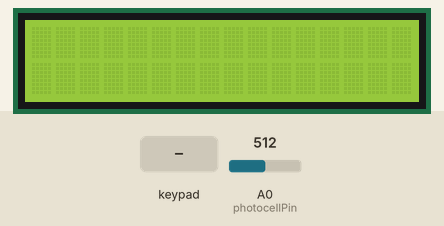
This sketch was run on a simulated Arduino Uno, built with avr-gcc and run on an emulated ATmega328P. Shown: 16×2 character LCD. The inputs (shaded band) are chosen by the test bench; at power-on: A0 (photocellPin) = 512. EEPROM starts erased; what the sketch prints to the serial monitor is not drawn.

Above: at 1.2 s.
1.3 s: keypad keys 2 5 4 3 * pressed 0.4 s apart
At 3.8 s:
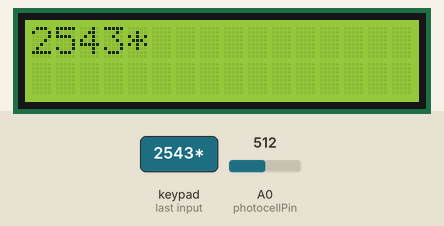
4.8 s: key '+' pressed
At 5.4 s:
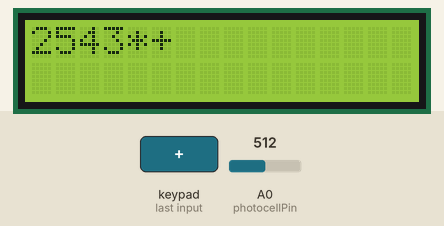
6.3 s: key '*' pressed
At 7.3 s:
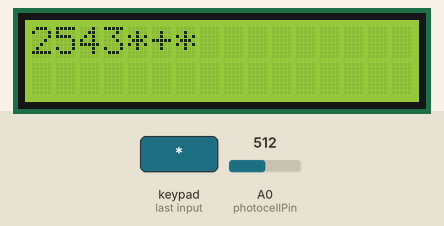
7.8 s: keypad keys 1 3 9 7 * pressed 0.4 s apart
At 10.9 s:
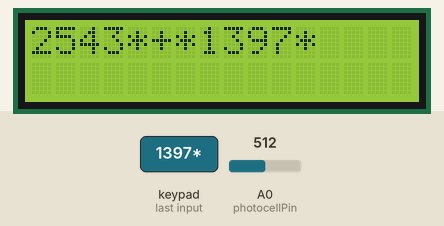
11.3 s: key '/' pressed
12.8 s: keypad keys 7 + 5 = pressed 0.4 s apart
At 15.1 s:
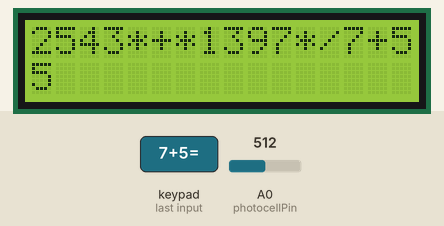
Timing chart, 0 to 16.6 s (numbered marks = the images above; inputs shaded):
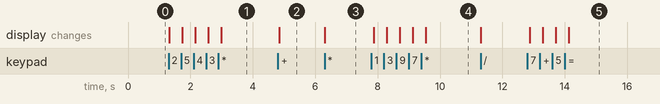

Measured:
- after the input at 1.3 s, the display: first changes at once (image 1 shows a later state)
- after the input at 4.8 s, the display: changes after 0.05 s (image 2)
- after the input at 6.3 s, the display: changes at once (image 3)
- after the input at 7.8 s, the display: first changes after 0.07 s (image 4 shows a later state)
- after the input at 12.8 s, the display: first changes after 0.07 s (image 5 shows a later state)

The sketch:

arduino-calc.ino
```cpp
// Embedded Systems
// Student: Davi Morales
// RA: 69550

#include <Keypad.h>
#include <LiquidCrystal.h>
#include <EEPROM.h>
#include <string.h>
#include <stdio.h>
#include <stdbool.h>
#include <stdlib.h>

#define STACK_SIZE 15 //maximum size for the stack that fits the LCD display


int eeprom_position = 0;//EEPROM initialized

LiquidCrystal lcd(7,8,9,10,11,12); // pins allocated to LCD

int num1;
char operation,button;
String expression;

const byte ROWS = 4;
const byte COLS = 4;

int photocellPin = 0;     // the cell and 10K pulldown are connected to a0
int photocellReading;     // the analog reading from the sensor divider
int LCDpin = 13;          // the pin that will determine the brightness of the display
int LCDbrightness;        // the variable that will keep the current value for brightness

char keys[ROWS][COLS] = {
  {'1','2','3','+'},
  {'4','5','6','-'},
  {'7','8','9','*'},
  {',','0','=','/'}
};

// the following rows and columns are connected to the keypad, which is defined
// so keys are mapped to their respective values
byte rowPins[ROWS] = {A2,A3,A4,A5};
byte colPins[COLS] = {2,5,4,3};
Keypad customKeypad = Keypad( makeKeymap(keys), rowPins, colPins, ROWS, COLS);
void setup() {
  Serial.begin(9600); // serial port initialized
  pinMode(13, OUTPUT); // pin defined as output
  digitalWrite(13, LOW); // pin initialized
  lcd.begin(16,2); // lcd initialized
}

/* globals */
int stack[STACK_SIZE];//int stack declared
int top;// the top of the stack

/* prototypes */
bool is_empty(void);// returns 0 if stack top is at 0 (empty stack)
bool is_full(void);// returns 0 if stack top has reached its limit size
void push(int operand);// pushes a number into the stack
char pop(void);//pops a value from the stack
void subtract(void);//pops two values, subtracts them and then pushes the result
void divide(void);//pops two values, divides them and then pushes the result
void stack_overflow(void);// exits when the user tries to push into a full stack
void stack_underflow(void);// exits when the user tries to pop from an empty stack

bool is_empty(void){
  return top == 0;
}

bool is_full(void){
  return top == STACK_SIZE;
}

void push(int operand){
  if (is_full())
    stack_overflow();
  stack[top++] = operand;
}

char pop(void){
  if (is_empty())
    stack_underflow();
  return stack[--top];
}

void stack_overflow(void){
  Serial.print("Invalid expression.\n");
  exit(EXIT_FAILURE);
}

void stack_underflow(void){
  Serial.print("Invalid expression.\n");
  exit(EXIT_FAILURE);
}

void subtract(void){
  int subtrahend = pop();
  int minuend = pop();

  push(minuend - subtrahend);
}

void divide(void){
  int divisor = pop();
  int dividend = pop();

  push(dividend / divisor);
}

//tells whether an entered string represents a value from 1 to 9 or not
bool is_number(String c){
  if (c >= String('0') && c <= String('9'))
    return 1;
  else
    return 0;
}


void loop()
{
  int position = 0;
  int i;

    // in this loop, the expression is retrieved and stored into the array
    // 'expression'
    while(1)
    {
  // reads ambient luminance
  photocellReading = analogRead(photocellPin);

  // writes current ambient luminance into a given sequential position on the
  // EEPROM
  EEPROM.write(eeprom_position, photocellReading);

  // the reading is inverted from 0-1023 back to 1023-0
  photocellReading = 1023 - photocellReading;

  // here, 0-1023 is mapped to 0-80 in order to attend to the brightness needs
  // of the display according to ambient luminance
  LCDbrightness = map(photocellReading, 0, 1023, 0, 80);
  // the value defined is then written to the display through the PWM
  analogWrite(LCDpin, LCDbrightness);
  // the current brightness level is then retrieved from the EEPROM and displayed
  // at the serial monitor
  Serial.print("Brightness level: ");
  Serial.print(EEPROM.read(eeprom_position));
  Serial.print("\n");
  eeprom_position++;
  delay(100);


        button = customKeypad.getKey(); // button is read

        // inputs numeric values
        if (button >='0' && button <='9')
        {
          // converts entry to string and adds it to a given sequential position in
          // the expression
          num1 = button - '0';
          expression = String(expression+num1);
          lcd.setCursor(0,0); // first row selection on LCD
          position++;
          lcd.print(expression); // prints current expression
        }

        // inputs the operations into the expression
        if (num1 !=0 && (button=='-' || button=='+' || button=='*' || button=='/'))
        {
          operation = button;
          expression = String(expression+operation);
          position++;
          lcd.setCursor(0,0);
          lcd.print(expression);
        }
        // if '=' is pressed, then the operation is over and the result can be displayed
        if(button=='='){break;}
    }
    String ch;
    String ch_simple;
    const char *ch_char;
    int number_int;
    // goes through the expression in order to perform the operations on the
    // numbers
    for(i=0;i<16;i++){
      ch = String(expression.charAt(i));

      // compares each char from the expression.
      // if it is a number, it's pushed into the stack
      if (is_number(ch)){
        ch_char = static_cast<const char*>(ch.c_str());
        number_int = atoi(ch_char);
        push(number_int);
      }
      // else if it corresponds to an operation, it can add the last 2 pop values,
      // multiply them or perform a subtraction or division as mentioned earlier
      else if ( ch == String('+'))
        push(pop() + pop());
      else if ( ch == String('-'))
        subtract();
      else if ( ch == String('*'))
        push(pop() * pop());
      else if ( ch == String('/'))
        divide();
      else if(ch==String(','))
        printf(" ");
      else
        break;
    }

      // displays result as the last needed pop from the stack,
      // which has gone through all the necessary calculations
      int result;
      result = pop();
      lcd.setCursor(0,1); // set cursor to row 2
      lcd.print(result); // print our operator


    while(1)
    {
      // after the result is shown, whenever the ',' key is pressed, the system restarts
      if (button ==','){break;} // breaks continuous loop
      button = customKeypad.getKey();
      if (button ==',')
        {
           lcd.clear();
           lcd.setCursor(0,0);
           num1=0;
           operation=0;
           expression = String();
           break;
        }

        // ambient luminance analysis and posting as seen before in the file
        photocellReading = analogRead(photocellPin);
        EEPROM.write(eeprom_position, photocellReading);
        photocellReading = 1023 - photocellReading;
        LCDbrightness = map(photocellReading, 0, 1023, 0, 80);
        analogWrite(LCDpin, LCDbrightness);
        Serial.print("Brightness level: ");
        Serial.print(EEPROM.read(eeprom_position));
        Serial.print("\n");
        eeprom_position++;
        delay(100);
    }

}
```

expression-calculator.c
```cpp
/* Reverse Polish Notation calculator */
#include <stdio.h>
#include <stdbool.h>
#include <stdlib.h>
#include <string.h>

#define STACK_SIZE 15

/* globals */
int stack[STACK_SIZE];
int top;

/* prototypes */
void empty(void);
bool is_empty(void);
bool is_full(void);
void push(int operand);
char pop(void);
void subtract(void);
void divide(void);
void exit_stack_overflow(void);
void exit_stack_underflow(void);
void exit_number_too_big(void);
void warn_incomplete_expression(void);

void empty(void){
  top = 0;
}

bool is_empty(void){
  return top == 0;
}

bool is_full(void){
  return top == STACK_SIZE;
}

void push(int operand){
  if (is_full())
    exit_stack_overflow();
  stack[top++] = operand;
}

char pop(void){
  if (is_empty())
    exit_stack_underflow();
  return stack[--top];
}

void exit_stack_overflow(void){
  fprintf(stderr, "Expression is too complex.\n");
  exit(EXIT_FAILURE);
}

void exit_stack_underflow(void){
  fprintf(stderr, "Not enough operands in expression\n");
  exit(EXIT_FAILURE);
}

void exit_number_too_big(void){
  fprintf(stderr, "Number is too big\n");
  exit(EXIT_FAILURE);
}

void warn_incomplete_expression(void){
  fprintf(stderr, "Incomplete expression\n");
}

void subtract(void){
  int subtrahend = pop();
  int minuend = pop();

  push(minuend - subtrahend);
}

void divide(void){
  int divisor = pop();
  int dividend = pop();

  push(dividend / divisor);
}

bool is_number(char c){
  if (c >= '0' && c <= '9')
    return 1;
  else
    return 0;
}

void insert_number(char ch){
  char digit = ch;
  char number_str[5];
  int number;
  int counter;

  counter = 1;
  number_str[0] = digit;

  while(is_number(digit)){
    scanf(" %1c", &digit);
    number_str[counter] = digit;
    counter++;
  }

  if(counter>5){
    exit_number_too_big();
  }

  number = atoi(number_str);
  push(number);

  if ( digit == '+')
    push(pop() + pop());
  else if ( digit == '-')
    subtract();
  else if ( digit == '*')
    push(pop() * pop());
  else if ( digit == '/')
    divide();
}

int main(void)
{
  char ch;
  int value;

    while(1) {
      scanf(" %1c", &ch);
      if (is_number(ch)){
        insert_number(ch);
      }
      else if ( ch == '+')
        push(pop() + pop());
      else if ( ch == '-')
        subtract();
      else if ( ch == '*')
        push(pop() * pop());
      else if ( ch == '/')
        divide();
      else
        break;
    }

    if (ch == '=') {
      value = pop();
      if (is_empty()) {
        printf("%d\n",  value);
      } else {
        warn_incomplete_expression();
        empty();
      }
    }

  return 0;
}
```
